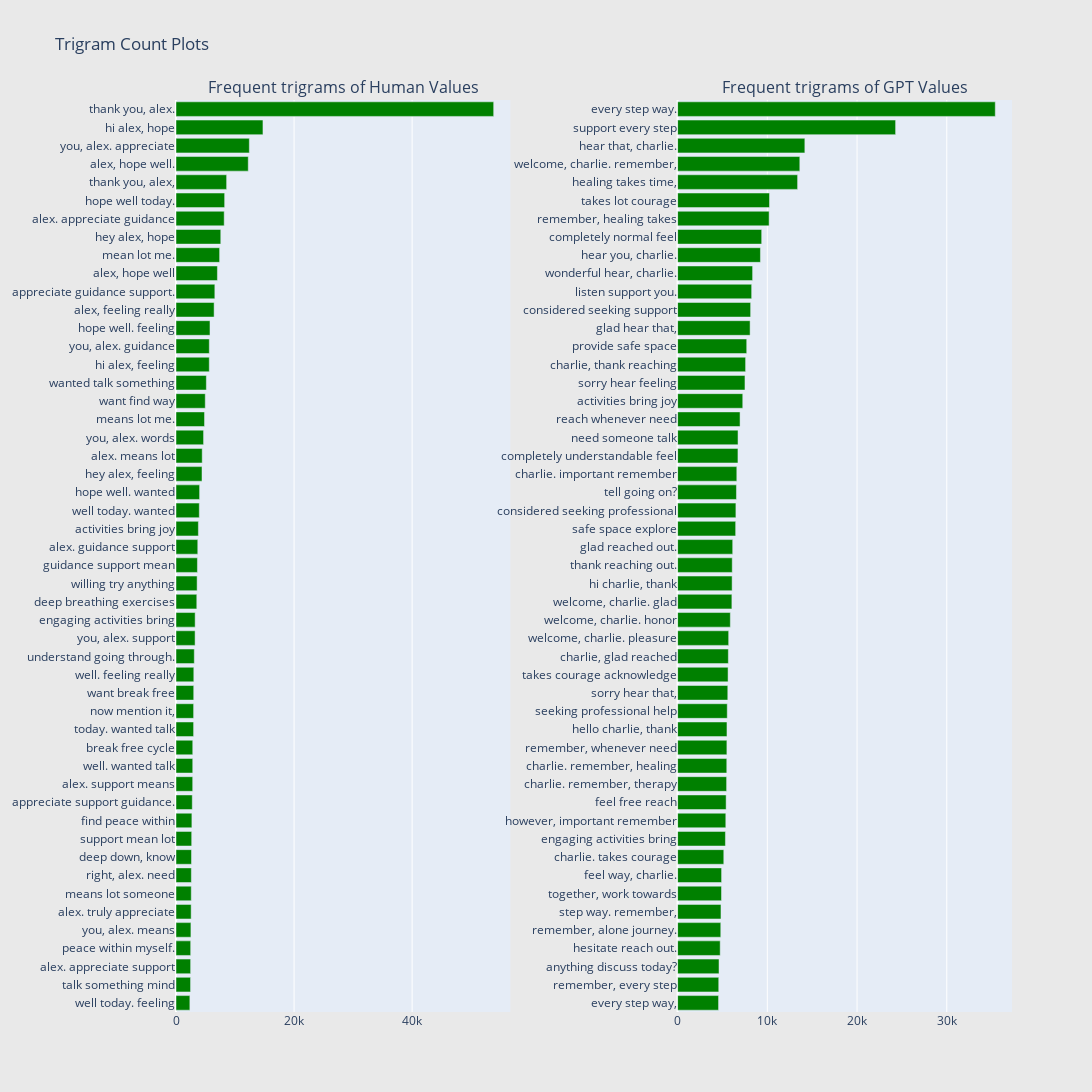

Here is the notebook cell this chart was saved with:
### Code cell
freq_dict = defaultdict(int)
for sent in df["Human Values"]:
    for word in generate_ngrams(sent,3):
        freq_dict[word] += 1
fd_sorted = pd.DataFrame(sorted(freq_dict.items(), key=lambda x: x[1])[::-1])
fd_sorted.columns = ["word", "wordcount"]
trace0 = horizontal_bar_chart(fd_sorted.head(50), 'green')


freq_dict = defaultdict(int)
for sent in df["GPT Values"]:
    for word in generate_ngrams(sent,3):
        freq_dict[word] += 1
fd_sorted = pd.DataFrame(sorted(freq_dict.items(), key=lambda x: x[1])[::-1])
fd_sorted.columns = ["word", "wordcount"]
trace1 = horizontal_bar_chart(fd_sorted.head(50), 'green')


fig = tools.make_subplots(rows=1, cols=2, vertical_spacing=0.04, horizontal_spacing=0.2,
                          subplot_titles=["Frequent trigrams of Human Values", 
                                          "Frequent trigrams of GPT Values"])
fig.append_trace(trace0, 1, 1)
fig.append_trace(trace1, 1, 2)
fig['layout'].update(height=1200, width=1200, paper_bgcolor='rgb(233,233,233)', title="Trigram Count Plots")
py.iplot(fig, filename='word-plots')

### Figure 1 — Plotly figure (JSON) as saved in the notebook; plotly's stock layout.template omitted (floating-point values rounded to 4 significant figures)
{"data": [{"marker": {"color": "green"}, "orientation": "h", "showlegend": false, "type": "bar", "x": [2347, 2464, 2478, 2487, 2527, 2567, 2585, 2600, 2624, 2657, 2691, 2756, 2829, 2836, 2838, 2981, 2984, 3004, 3017, 3099, 3233, 3244, 3521, 3578, 3630, 3688, 3792, 3949, 4000, 4404, 4440, 4670, 4833, 4956, 5143, 5635, 5640, 5757, 6456, 6579, 7017, 7389, 7584, 8164, 8241, 8576, 12239, 12422, 14731, 53813], "xaxis": "x", "y": ["well today. feeling", "talk something mind", "alex. appreciate support", "peace within myself.", "you, alex. means", "alex. truly appreciate", "means lot someone", "right, alex. need", "deep down, know", "support mean lot", "find peace within", "appreciate support guidance.", "alex. support means", "well. wanted talk", "break free cycle", "today. wanted talk", "now mention it,", "want break free", "well. feeling really", "understand going through.", "you, alex. support", "engaging activities bring", "deep breathing exercises", "willing try anything", "guidance support mean", "alex. guidance support", "activities bring joy", "well today. wanted", "hope well. wanted", "hey alex, feeling", "alex. means lot", "you, alex. words", "means lot me.", "want find way", "wanted talk something", "hi alex, feeling", "you, alex. guidance", "hope well. feeling", "alex, feeling really", "appreciate guidance support.", "alex, hope well", "mean lot me.", "hey alex, hope", "alex. appreciate guidance", "hope well today.", "thank you, alex,", "alex, hope well.", "you, alex. appreciate", "hi alex, hope", "thank you, alex."], "yaxis": "y"}, {"marker": {"color": "green"}, "orientation": "h", "showlegend": false, "type": "bar", "x": [4565, 4585, 4616, 4746, 4811, 4833, 4891, 4902, 5148, 5330, 5372, 5409, 5462, 5481, 5493, 5502, 5533, 5593, 5625, 5656, 5691, 5876, 6049, 6076, 6089, 6141, 6470, 6497, 6560, 6599, 6726, 6735, 6961, 7262, 7508, 7578, 7703, 8080, 8139, 8254, 8360, 9232, 9370, 10199, 10243, 13373, 13620, 14181, 24296, 35404], "xaxis": "x2", "y": ["every step way,", "remember, every step", "anything discuss today?", "hesitate reach out.", "remember, alone journey.", "step way. remember,", "together, work towards", "feel way, charlie.", "charlie. takes courage", "engaging activities bring", "however, important remember", "feel free reach", "charlie. remember, therapy", "charlie. remember, healing", "remember, whenever need", "hello charlie, thank", "seeking professional help", "sorry hear that,", "takes courage acknowledge", "charlie, glad reached", "welcome, charlie. pleasure", "welcome, charlie. honor", "welcome, charlie. glad", "hi charlie, thank", "thank reaching out.", "glad reached out.", "safe space explore", "considered seeking professional", "tell going on?", "charlie. important remember", "completely understandable feel", "need someone talk", "reach whenever need", "activities bring joy", "sorry hear feeling", "charlie, thank reaching", "provide safe space", "glad hear that,", "considered seeking support", "listen support you.", "wonderful hear, charlie.", "hear you, charlie.", "completely normal feel", "remember, healing takes", "takes lot courage", "healing takes time,", "welcome, charlie. remember,", "hear that, charlie.", "support every step", "every step way."], "yaxis": "y2"}], "layout": {"annotations": [{"font": {"size": 16}, "showarrow": false, "text": "Frequent trigrams of Human Values", "x": 0.2, "xanchor": "center", "xref": "paper", "y": 1, "yanchor": "bottom", "yref": "paper"}, {"font": {"size": 16}, "showarrow": false, "text": "Frequent trigrams of GPT Values", "x": 0.8, "xanchor": "center", "xref": "paper", "y": 1, "yanchor": "bottom", "yref": "paper"}], "height": 1200, "paper_bgcolor": "rgb(233,233,233)", "title": {"text": "Trigram Count Plots"}, "width": 1200, "xaxis": {"anchor": "y", "domain": [0, 0.4]}, "xaxis2": {"anchor": "y2", "domain": [0.6, 1]}, "yaxis": {"anchor": "x", "domain": [0, 1]}, "yaxis2": {"anchor": "x2", "domain": [0, 1]}}}
